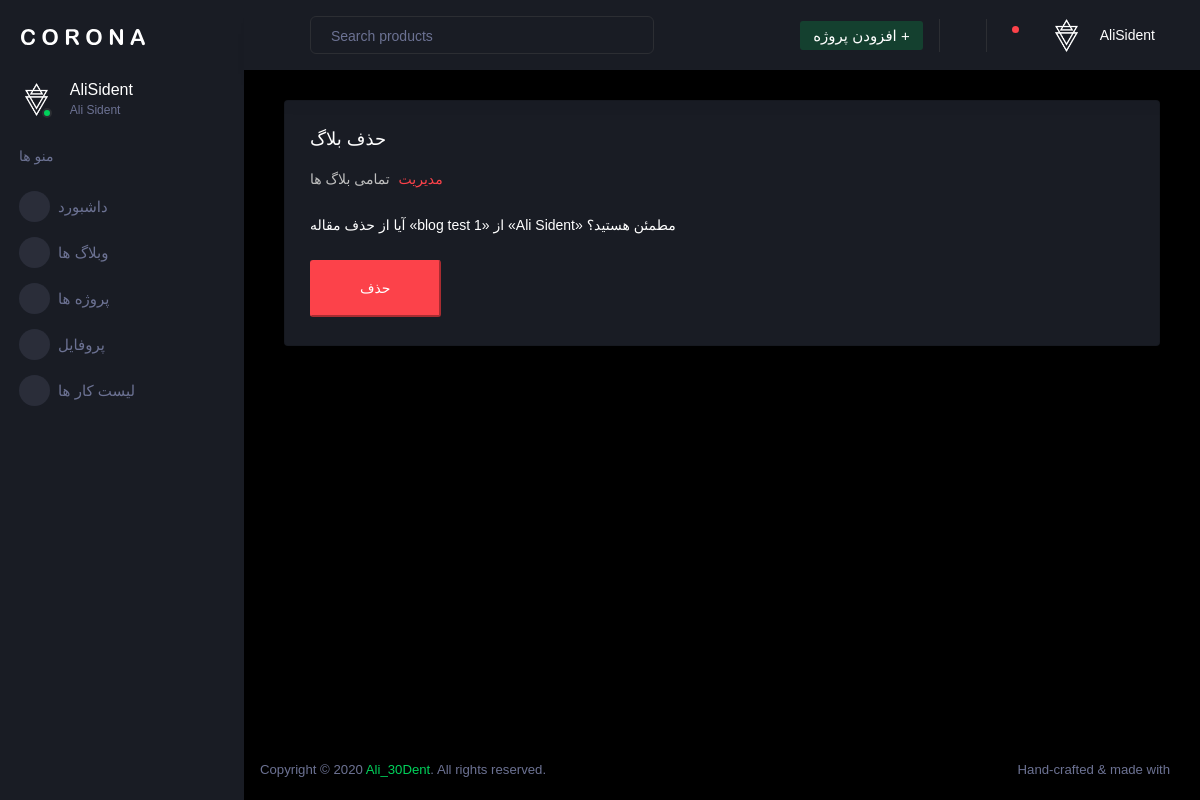
The app's page /accounts/del-blog/1 (signed in) with its own data.
### accounts/models.py (models this page shows)
class User(AbstractUser):
	phone = models.CharField(max_length=12, blank=True, verbose_name="شماره تماس")
	id_telegram = models.URLField(default="https://t.me/", verbose_name="تلگرام ID")
	id_instagram = models.URLField(default="https://instagram.com/", verbose_name="اینستاگرام ID")
	github = models.URLField(default="https://github.com/", verbose_name="گیت هاب")
	avatar = models.ImageField(upload_to='avatar', blank=True, verbose_name="آواتار")
	is_author = models.BooleanField(default=False, verbose_name="وضعیت نویسندگی")
	special_user = models.DateTimeField(default=timezone.now, verbose_name="کاربر ویژه تا")
	def is_special_user(self):
		if self.special_user > timezone.now():
			return True
		else:
			return False
	is_special_user.boolean = True
	is_special_user.short_description = "وضعیت کاربر ویژه"

### blog/models.py (models this page shows)
class blog(models.Model):
    author = models.ForeignKey(User , null=True, on_delete=models.CASCADE, verbose_name="نویسنده")
    title = models.CharField(max_length=48, verbose_name='عنوان' )
    slug = models.SlugField(unique=True, verbose_name='لینک نوشته')
    bmemo = RichTextField(verbose_name='متن بلاگ')
    photo = models.ImageField(upload_to='pic-blog', verbose_name='تصویر بلاگ')
    category = models.ManyToManyField(category, verbose_name='دسته بندی')
    status = models.CharField(max_length=1, choices=STATUS_CHOICES, verbose_name="وضعیت")
    publish = models.DateTimeField(default=timezone.now, verbose_name='زمان انتشار')
    def __str__(self):
        return self.title
    class Meta:
        verbose_name = "وبلاگ"
        verbose_name_plural = "بلاگ ها"
    def photo_tag(self):
        return format_html("<img width=100 height=75 style='border-radius: 5px;' src='{}'>".format(self.photo.url))
    photo_tag.short_description = "تصویر"

### accounts/views.py (the view)
# urls.py: path('del-blog/<int:pk>', del_blog.as_view(), name="del-blog"),
class del_blog(LoginRequiredMixin ,FormValidMixin ,DeleteView):
    model = blog
    success_url = reverse_lazy("accounts:dashboard")
    template_name = "panel/del-blog.html"

### templates/panel/del-blog.html (shortened to what this page needs)
{% extends 'panel/base.html' %}
{% block content %}
<div class="container-scroller">
      {% include './partials/_sidebar.html' %}
      <div class="container-fluid page-body-wrapper">
        {% include './partials/_navbar.html' %}
        <div class="main-panel">
          <div class="content-wrapper">
            <div class="col grid-margin stretch-card">
              <div class="card">
                <div class="card-body">
                  <h4 class="card-title">حذف بلاگ</h4>
                  <p class="card-description"> <code>مدیریت</code> تمامی بلاگ ها
                  </p>
                  <form method="post">
                    <p class="py-2">آیا از حذف مقاله «{{object}}» از «{{object.author.get_full_name}}» مطمئن هستید؟</p>
                    <input type="submit" value="حذف" class="btn-lg btn-danger">
                </form>
                </div>
              </div>
            </div>
          </div>
          {% include './partials/_footer.html' %}
        </div>
      </div>
    </div>
    {% endblock %}

### templates/panel/partials/_sidebar.html (shortened to what this page needs)
{% load static %}
<nav class="sidebar sidebar-offcanvas" id="sidebar">
  <div class="sidebar-brand-wrapper d-none d-lg-flex align-items-center justify-content-center fixed-top">
    <a class="sidebar-brand brand-logo" href="{% url 'accounts:dashboard' %}"><img src="{% static 'panel/assets/images/logo.svg' %}" alt="logo" /></a>
  </div>
  <ul class="nav">
    <li class="nav-item profile">
      <div class="profile-desc">
        <div class="profile-pic">
          <div class="count-indicator">
            <img class="img-xs rounded-circle " src="{{ user.avatar.url }}" alt="{% static 'panel/assets/images/faces-clipart/pic-4.png' %}">
            <span class="count bg-success"></span>
          </div>
          <div class="profile-name">
            <h5 class="mb-0 font-weight-normal">{{ user.username }}</h5>
            <span>{{ user.get_full_name }}</span>
          </div>
        </div>
        <a href="#" id="profile-dropdown" data-toggle="dropdown"><i class="mdi mdi-dots-vertical"></i></a>
      </div>
    </li>
    <li class="nav-item nav-category">
      <span class="nav-link">منو ها</span>
    </li>
    <li class="nav-item menu-items {% if request.resolver_match.url_name == 'dashboard' %} active {% endif %}">
      <a class="nav-link" href="{% url 'accounts:dashboard' %}">
        <span class="menu-icon">
          <i class="mdi mdi-speedometer"></i>
        </span>
        <span class="menu-title">داشبورد</span>
      </a>
    </li>
    <li class="nav-item menu-items {% if request.resolver_match.url_name == 'add-blog' and 'blog-list' %} active {% endif %}">
      <a class="nav-link" data-toggle="collapse" href="#ui-basic" aria-expanded="false" aria-controls="ui-basic">
        <span class="menu-icon">
          <i class="mdi mdi-laptop"></i>
        </span>
        <span class="menu-title">وبلاگ ها</span>
        <i class="menu-arrow"></i>
      </a>
    </li>
    <li class="nav-item menu-items">
      <a class="nav-link" href="#">
        <span class="menu-icon">
          <i class="mdi mdi-playlist-play"></i>
        </span>
        <span class="menu-title">پروژه ها</span>
      </a>
    </li>
    <li class="nav-item menu-items {% if request.resolver_match.url_name == 'profile' %} active {% endif %}">
      <a class="nav-link" href="{% url 'accounts:profile' %}">
        <span class="menu-icon">
          <i class="mdi mdi-table-large"></i>
        </span>
        <span class="menu-title">پروفایل</span>
      </a>
    </li>
    <li class="nav-item menu-items">
      <a class="nav-link" href="#">
        <span class="menu-icon">
          <i class="mdi mdi-chart-bar"></i>
        </span>
        <span class="menu-title">لیست کار ها</span>
      </a>
    </li>
  </ul>
</nav>

### templates/panel/partials/_navbar.html (shortened to what this page needs)
{% load static %}
<nav class="navbar p-0 fixed-top d-flex flex-row">
  <div class="navbar-menu-wrapper flex-grow d-flex align-items-stretch">
    <button class="navbar-toggler navbar-toggler align-self-center" type="button" data-toggle="minimize">
      <span class="mdi mdi-menu"></span>
    </button>
    <ul class="navbar-nav w-100">
      <li class="nav-item w-100">
        <form class="nav-link mt-2 mt-md-0 d-none d-lg-flex search">
          <input type="text" class="form-control" placeholder="Search products">
        </form>
      </li>
    </ul>
    <ul class="navbar-nav navbar-nav-right">
      <li class="nav-item d-lg-block">
        <a class="nav-link btn btn-inverse-success create-new-button" href="#">افزودن پروژه +</a>
      </li>
      <li class="nav-item dropdown border-left">
        <a class="nav-link" href="{% url 'blog:home' %}">
          <i class="mdi mdi-home"></i>
        </a>
      </li>
      <li class="nav-item dropdown border-left">
        <a class="nav-link count-indicator dropdown-toggle" id="notificationDropdown" href="#" data-toggle="dropdown">
          <i class="mdi mdi-bell"></i>
          <span class="count bg-danger"></span>
        </a>
      </li>
      <li class="nav-item dropdown">
        <a class="nav-link" id="profileDropdown" href="#" data-toggle="dropdown">
          <div class="navbar-profile">
            <img class="img-xs rounded-circle" src="{{ user.avatar.url }}" alt="{% static 'panel/assets/images/faces-clipart/pic-4.png' %}">
            <p class="mb-0 d-none d-sm-block navbar-profile-name">{{ user.username }}</p>
            <i class="mdi mdi-menu-down d-none d-sm-block"></i>
          </div>
        </a>
      </li>
    </ul>
  </div>
</nav>

### records on screen
User: avatar (picture), username "AliSident", get_full_name "Ali Sident"
blog: title "blog test 1", author.get_full_name "Ali Sident"
